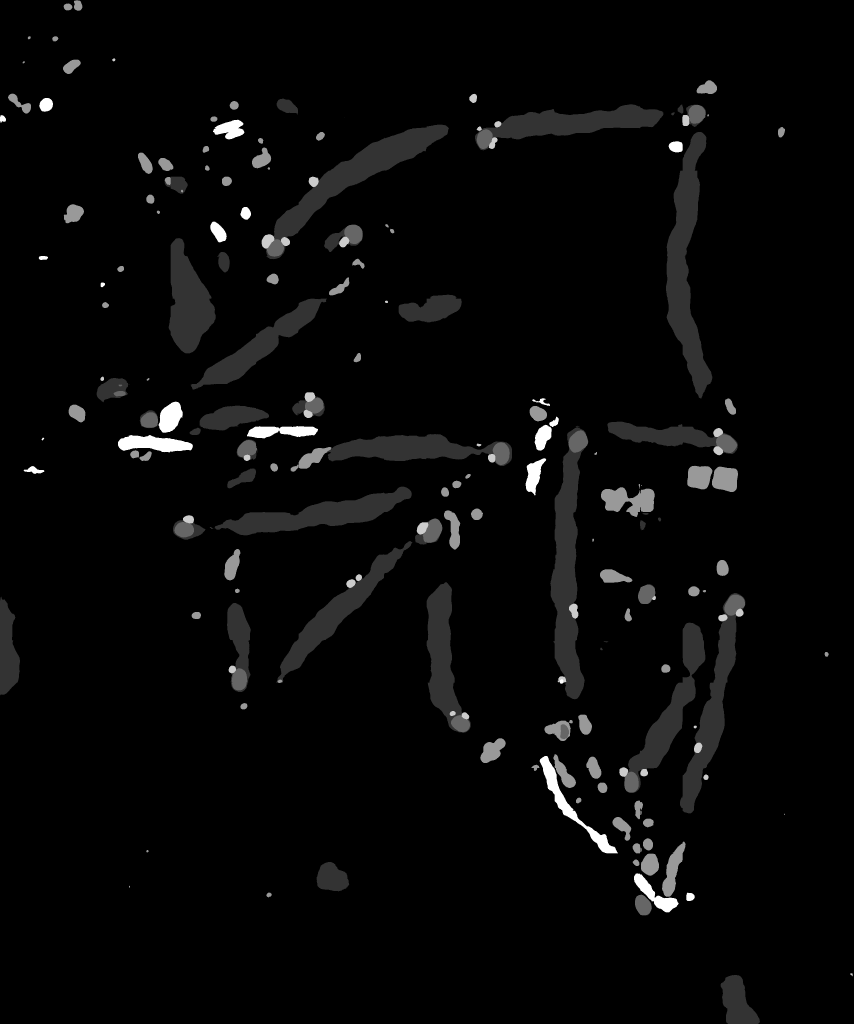
#> input picture irene_z18_mask.png, 2560 x 3072 px, found by its file name (shown at 1/3 size)
$ python route_irene_test.py
#> lines starting #> are read from the running program, lines starting #| are printed output that depends on the picture
# Test harness used on Irene: routes all 18 holes from the model mask (needs the scratch geo helpers and models branch output).
import sys, json, math, numpy as np
from PIL import Image, ImageDraw
from scipy import ndimage
sys.path.insert(0, '/home/claude/tour-yardage-books/ml'); sys.path.insert(0, '.')
import importlib, route_solver2; importlib.reload(route_solver2)
from geo import MPP18
S = '../models/'
m = np.array(Image.open(S + 'irene_z18_mask.png'))
#> m is the input picture: shape (3072, 2560); min 0, max 5, mean 0.149
lab, n = ndimage.label(m == 2)
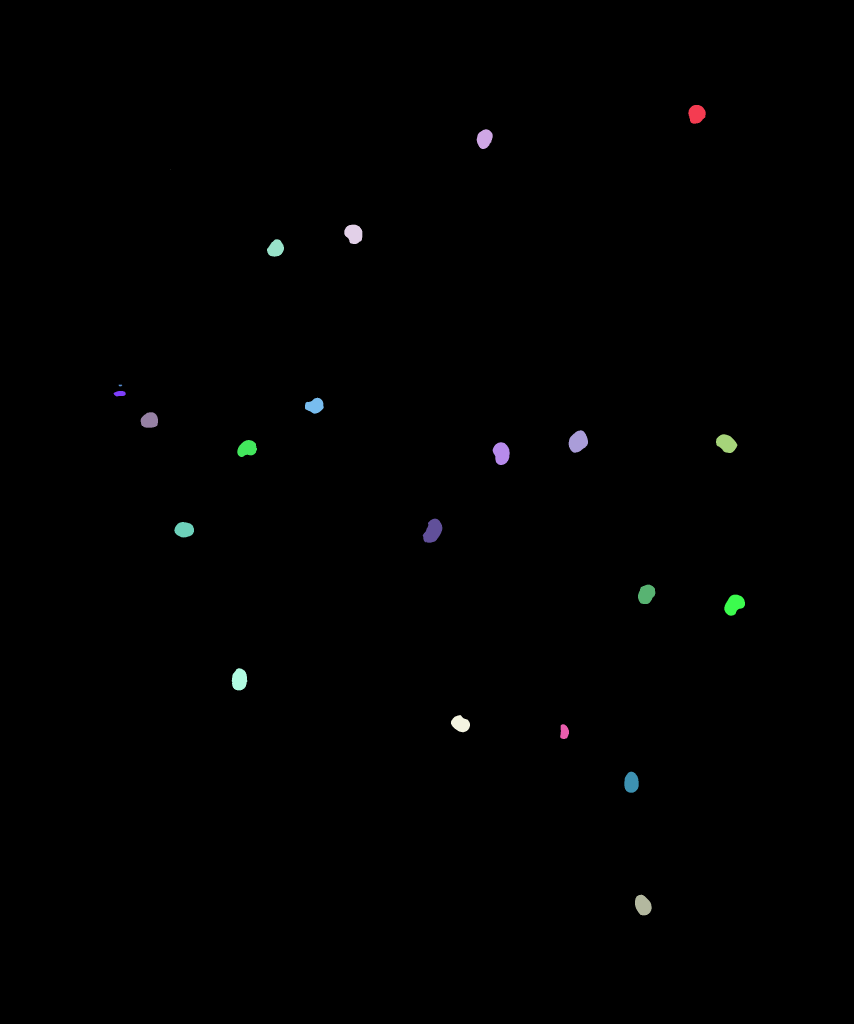
#> lab: shape (3072, 2560) int32 (shown at 1/3 size); 23 distinct labels, from 0 to 22; one colour per label, 0 black
#> n = 22
G = []
for i in range(1, n + 1):
#> (the run stopped early here; a loop or call above may not have finished)
